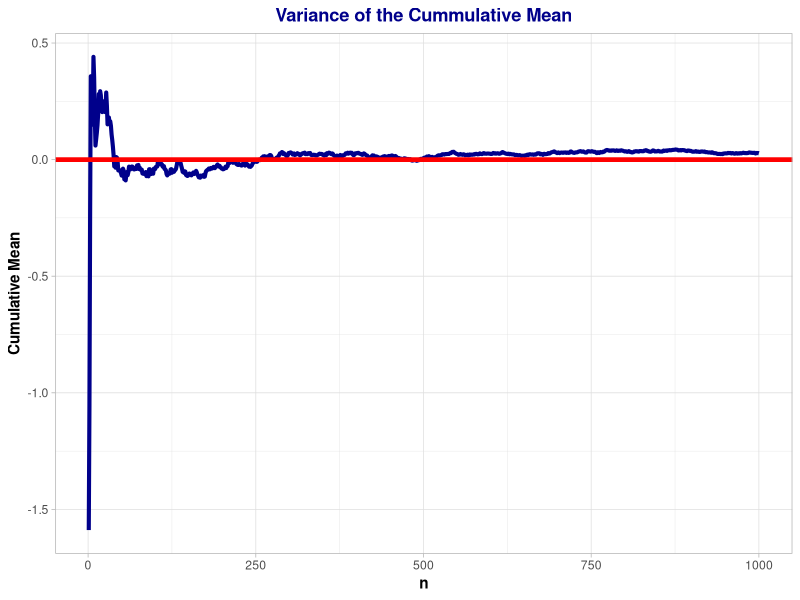

Recreate this plot in R.
# Packages ----------------------------------------------------------------

require(ggplot2)

# Cumulative Means -------------------------------------------------------

set.seed(148)
n <- 1000
cummeans <- cumsum(rnorm(n, mean = 0, sd = 1))/(1:n)
df <- data.frame("n" = 1:n, "means" = cummeans)


# Plot --------------------------------------------------------------------


ggplot(df, aes(x = n, y = cummeans)) +
        geom_line(color = "darkblue", size = 1.4) +
        geom_hline(yintercept = 0, col = "red", size = 1.6) +
        labs(
                title = "Variance of the Cummulative Mean",
                y = "Cumulative Mean",
                x = "n"
        ) +
        theme_light() +
        theme(
                plot.title = element_text(face = "bold", hjust = 0.5, color = "darkblue"),
                axis.title.x = element_text(face = "bold"),
                axis.title.y = element_text(face = "bold")
        ) 